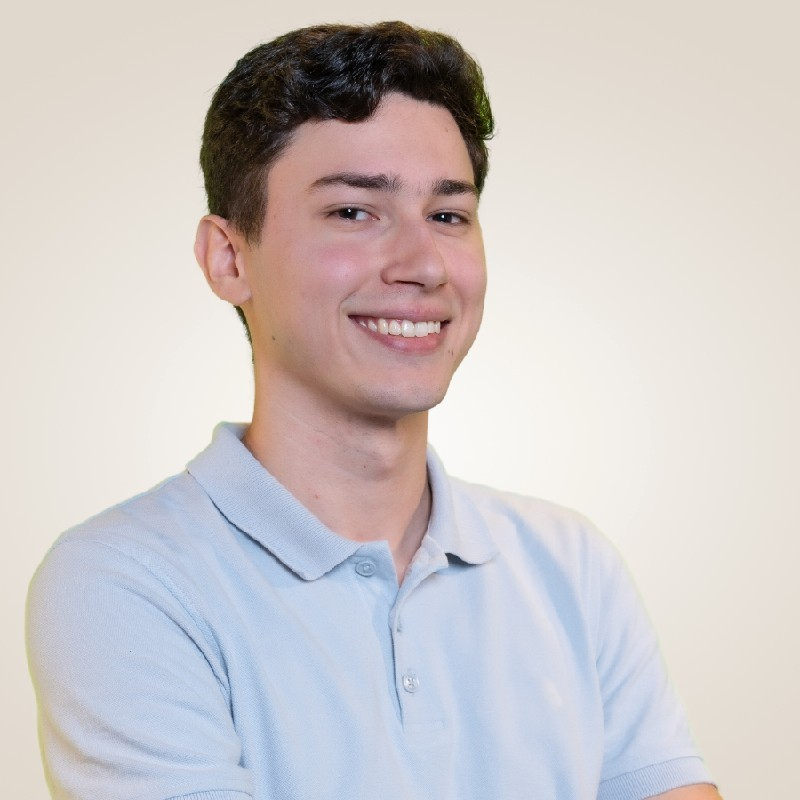
//> input picture images/caio_selfie.jpg, 800 x 800 px, given in place of caio_selfie.jpeg, which was not available
$ ./facedetect   (built with g++ and OpenCV 4)
//> lines starting //> are read from the running program, lines starting //| are printed output that depends on the picture; after the words box and inside, x2 and y2 are one past the last pixel; in counts of white or black regions, pixels touching at a corner belong together; pictures that were not available may be replaced by others from this repository, and a replacement may not be noted
#include "opencv2/objdetect.hpp"
#include "opencv2/highgui.hpp"
#include "opencv2/imgproc.hpp"
#include <iostream>

using namespace std;
using namespace cv;

void detectAndDisplay(Mat frame);

CascadeClassifier face_cascade;
CascadeClassifier eyes_cascade;

int main(int argc, const char** argv)
{
    String face_cascade_name = "/home/ufabc/Documentos/anasales/lab07/haarcascade_frontalface_alt2.xml";
    String eyes_cascade_name = "/home/ufabc/Documentos/anasales/lab07/haarcascade_eye_tree_eyeglasses.xml";
    String image_path = "/home/ufabc/Documentos/anasales/lab07/caio_selfie.jpeg";

    //-- 1. Load the cascades
    if (!face_cascade.load(face_cascade_name))
    {
        cout << "--(!)Error loading face cascade\n";
        return -1;
    };
    if (!eyes_cascade.load(eyes_cascade_name))
    {
        cout << "--(!)Error loading eyes cascade\n";
        return -1;
    };

    //-- 2. Read the image
    Mat frame = imread(image_path);
//> frame is the input picture: 800 rows x 800 cols, CV_8UC3; mean B, G, R 199.6, 200, 206.2

    if (frame.empty())
    {
        cout << "--(!) Error loading image\n";
        return -1;
    }

    //-- 3. Detect and display
    detectAndDisplay(frame);

    //-- 4. Save or exit
    char key = (char)waitKey(0); // Wait indefinitely for a key press
    if (key == 's' || key == 'S')
    {
        imwrite("caio.png", frame);
        cout << "Image saved successfully as 'imagemgrupo.png'.\n";
    }
    else if (key == 27) // Press 'Esc' to exit
    {
        cout << "Exiting program.\n";
    }

    return 0;
}

void detectAndDisplay(Mat frame)
{
    Mat frame_gray;
    cvtColor(frame, frame_gray, COLOR_BGR2GRAY);
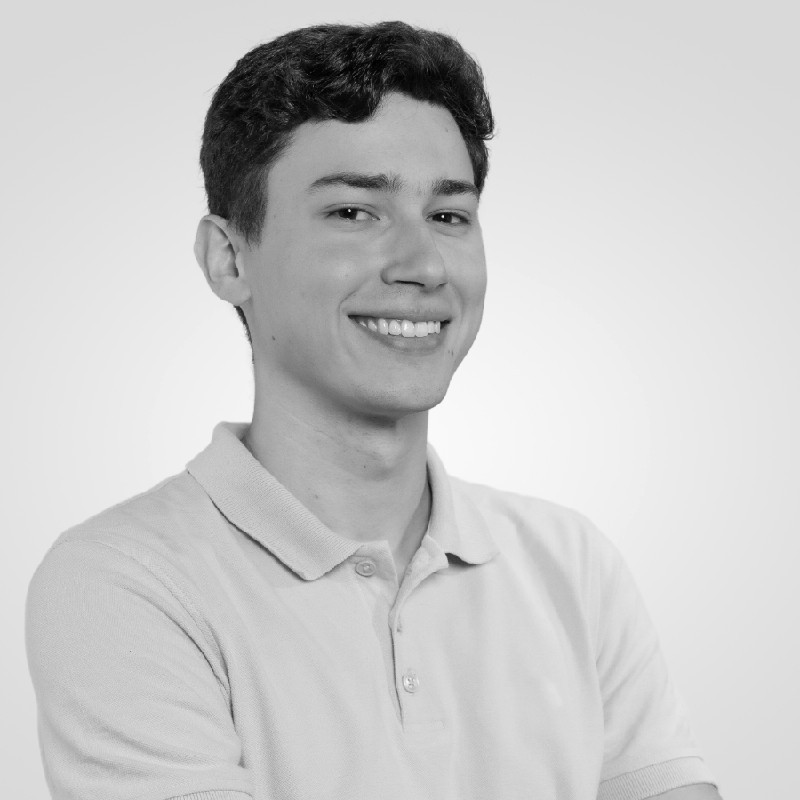
//> frame_gray: 800 rows x 800 cols, CV_8UC1; min 0, max 253, mean 201.8
    equalizeHist(frame_gray, frame_gray);
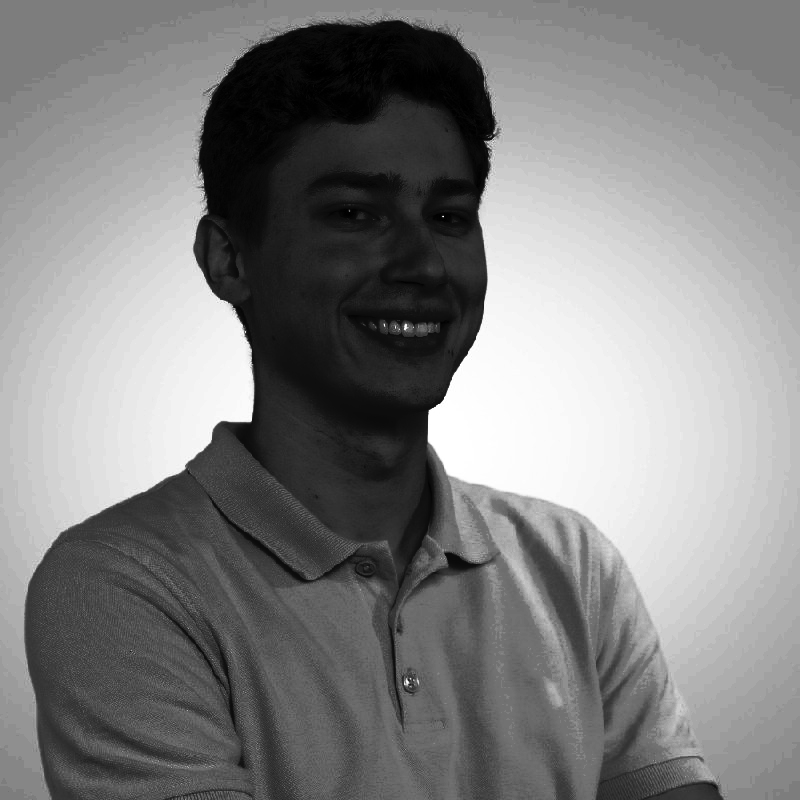
//> frame_gray: 800 rows x 800 cols, CV_8UC1; min 0, max 255, mean 129.5

    //-- Detect faces
    std::vector<Rect> faces;
    face_cascade.detectMultiScale(
        frame_gray, faces,
        1.1,        // Scale factor (smaller values -> more accurate but slower)
        3,          // Minimum neighbors (higher values -> less false positives)
        0,          // Flags (leave as 0 for default behavior)
        Size(30, 30) // Minimum size (adjust for smaller faces)
    );
//> faces = 1 Rect (x, y, width, height): [265, 109, 263, 263]

    for (size_t i = 0; i < faces.size(); i++)
    {
        Point center(faces[i].x + faces[i].width / 2, faces[i].y + faces[i].height / 2);
        ellipse(frame, center, Size(faces[i].width / 2, faces[i].height / 2), 0, 0, 360, Scalar(255, 0, 255), 4);

        Mat faceROI = frame_gray(faces[i]);

        //-- In each face, detect eyes
        std::vector<Rect> eyes;
        eyes_cascade.detectMultiScale(
            faceROI, eyes,
            1.1,    // Scale factor
            3,      // Minimum neighbors
            0,      // Flags
            Size(15, 15) // Minimum size
        );

        for (size_t j = 0; j < eyes.size(); j++)
        {
            Point eye_center(faces[i].x + eyes[j].x + eyes[j].width / 2, faces[i].y + eyes[j].y + eyes[j].height / 2);
            int radius = cvRound((eyes[j].width + eyes[j].height) * 0.25);
            circle(frame, eye_center, radius, Scalar(255, 0, 0), 4);
        }
    }
//> this loop made 1 pass
//> center on pass 1: Point(396, 240)
//> pass 1, in detectAndDisplay, `Mat faceROI = frame_gray(faces[i]);`:
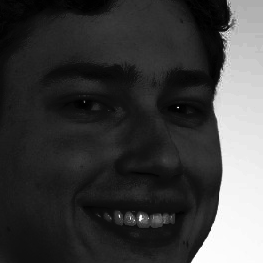
//> faceROI: 263 rows x 263 cols, CV_8UC1; min 0, max 255, mean 62.4
//> after the loop:
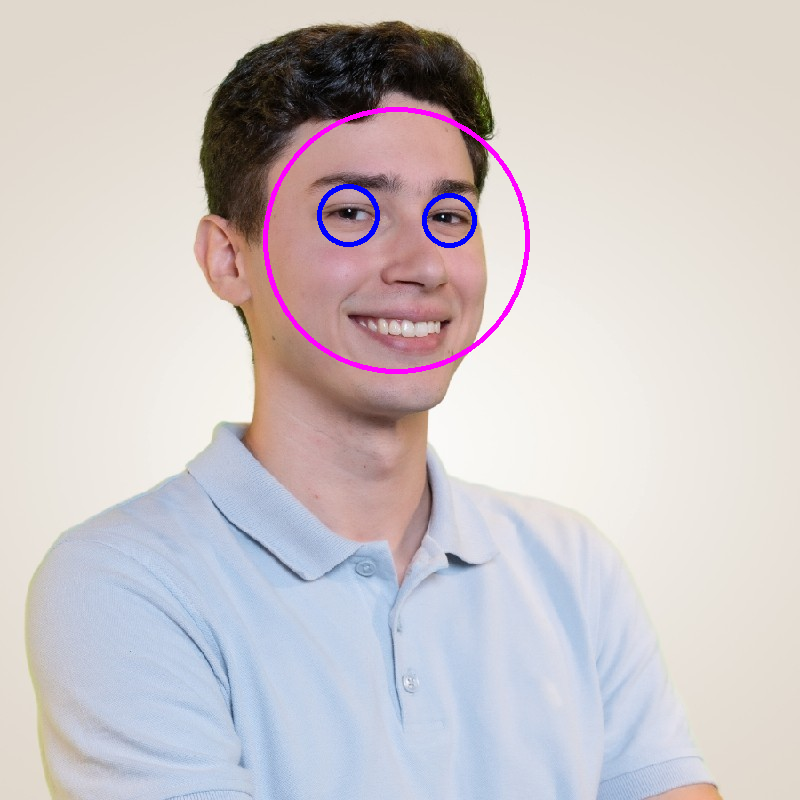
//> frame: 800 rows x 800 cols, CV_8UC3; 0.91% of pixels changed, all inside (x1, y1, x2, y2) = (263, 107, 530, 374)
//> the space key is pressed

    //-- Show what you got
    imshow("Capture - Face detection", frame);
}

$ run again, with images/edson.jpg copied over images/caio_selfie.jpg
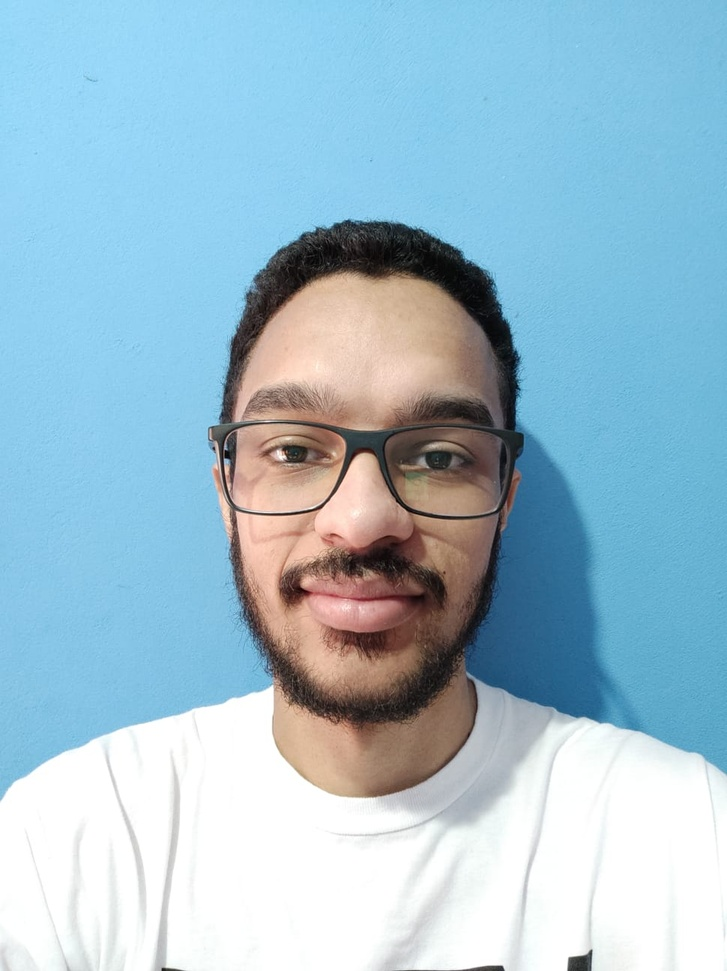
//> input picture images/edson.jpg, 727 x 971 px, shrunk from 970 x 1296 before the run, given in place of caio_selfie.jpeg, which was not available
//> frame is the input picture: 971 rows x 727 cols, CV_8UC3; mean B, G, R 206.8, 190.6, 158.1
//> faces = 1 Rect (x, y, width, height): [167, 301, 393, 393]
//> the loop in detectAndDisplay, `for (size_t i = 0; i < faces.size(); i++)` made 1 pass
//> (center, eyes) on pass 1: (Point(363, 497), 1 Rect (x, y, width, height): [237, 126, 69, 69])
//> pass 1, in detectAndDisplay, `Mat faceROI = frame_gray(faces[i]);`:
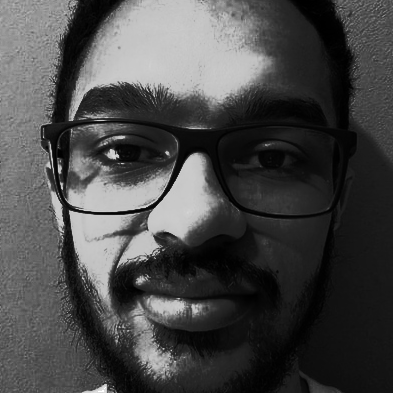
//> faceROI: 393 rows x 393 cols, CV_8UC1; min 0, max 255, mean 72.4
//> after the loop in detectAndDisplay, `for (size_t i = 0; i < faces.size(); i++)`:
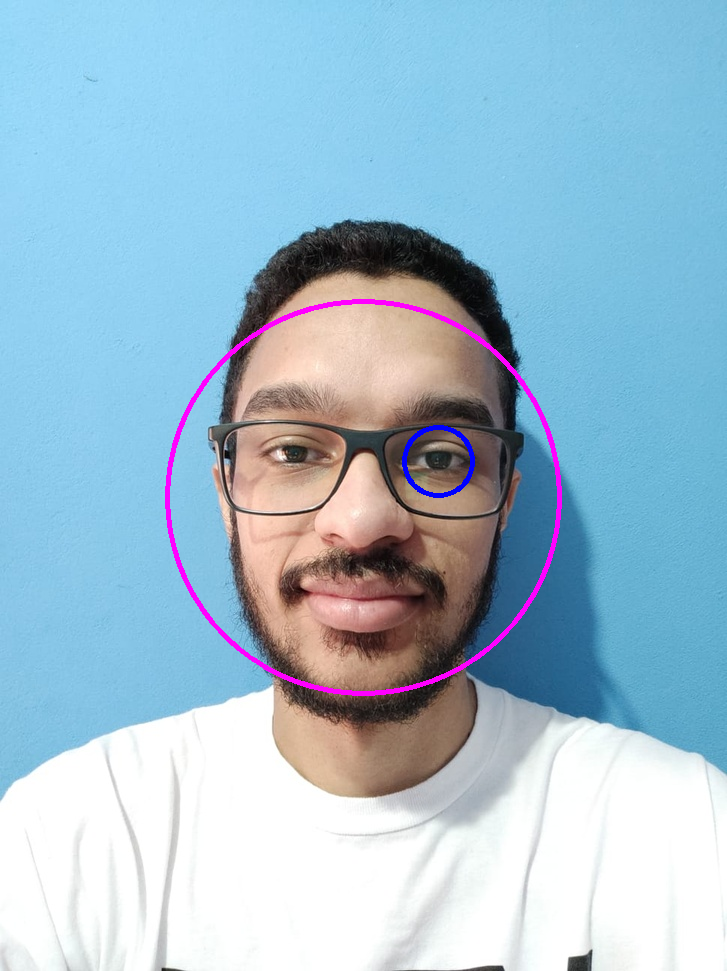
//> frame: 971 rows x 727 cols, CV_8UC3; 1.01% of pixels changed, all inside (x1, y1, x2, y2) = (165, 299, 562, 696)

$ run again, with images/luisa.jpg copied over images/caio_selfie.jpg
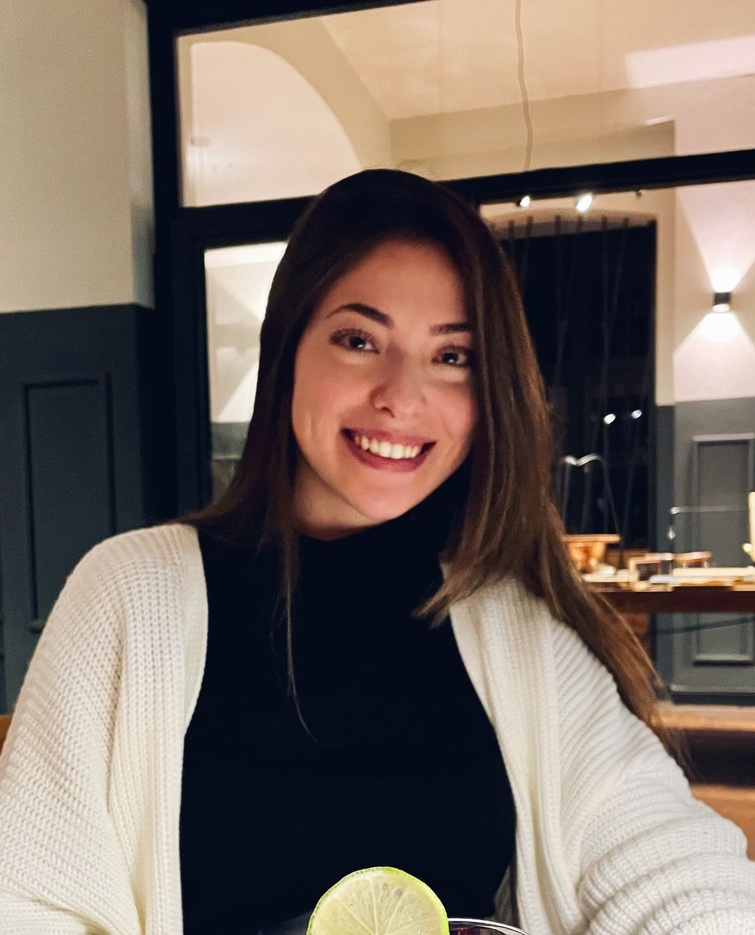
//> input picture images/luisa.jpg, 755 x 935 px, shrunk from 1292 x 1600 before the run, given in place of caio_selfie.jpeg, which was not available
//> frame is the input picture: 935 rows x 755 cols, CV_8UC3; mean B, G, R 98.2, 106.2, 119.1
//> faces = 1 Rect (x, y, width, height): [274, 255, 249, 249]
//> the loop in detectAndDisplay, `for (size_t i = 0; i < faces.size(); i++)` made 1 pass
//> center on pass 1: Point(398, 379)
//> pass 1, in detectAndDisplay, `Mat faceROI = frame_gray(faces[i]);`:
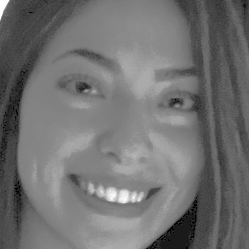
//> faceROI: 249 rows x 249 cols, CV_8UC1; min 0, max 255, mean 113.1
//> after the loop in detectAndDisplay, `for (size_t i = 0; i < faces.size(); i++)`:
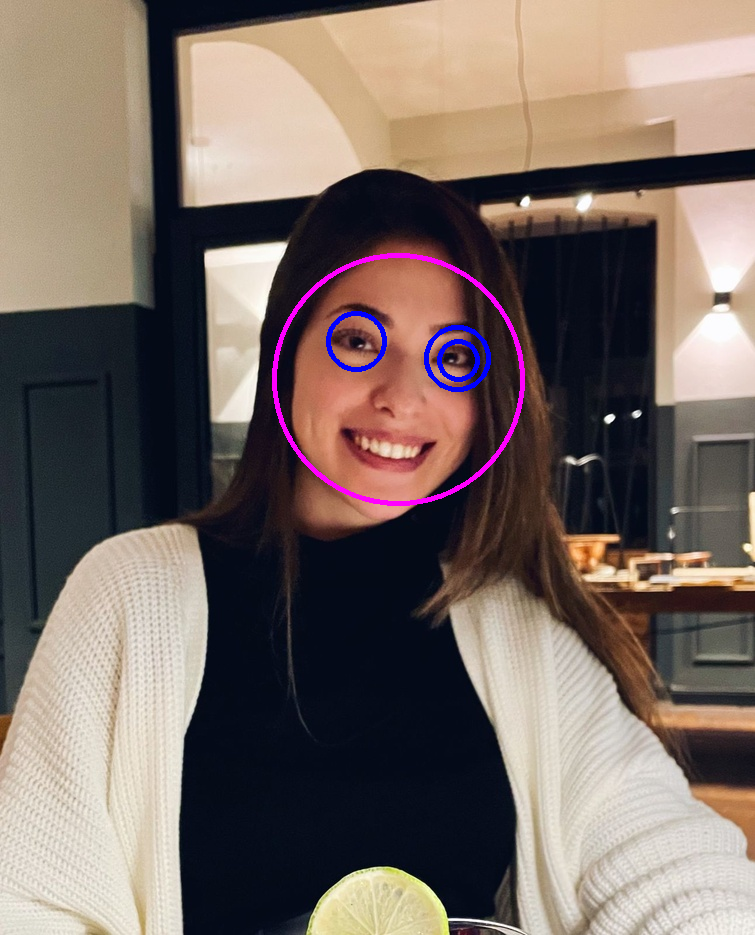
//> frame: 935 rows x 755 cols, CV_8UC3; 0.89% of pixels changed, all inside (x1, y1, x2, y2) = (272, 253, 525, 506)
